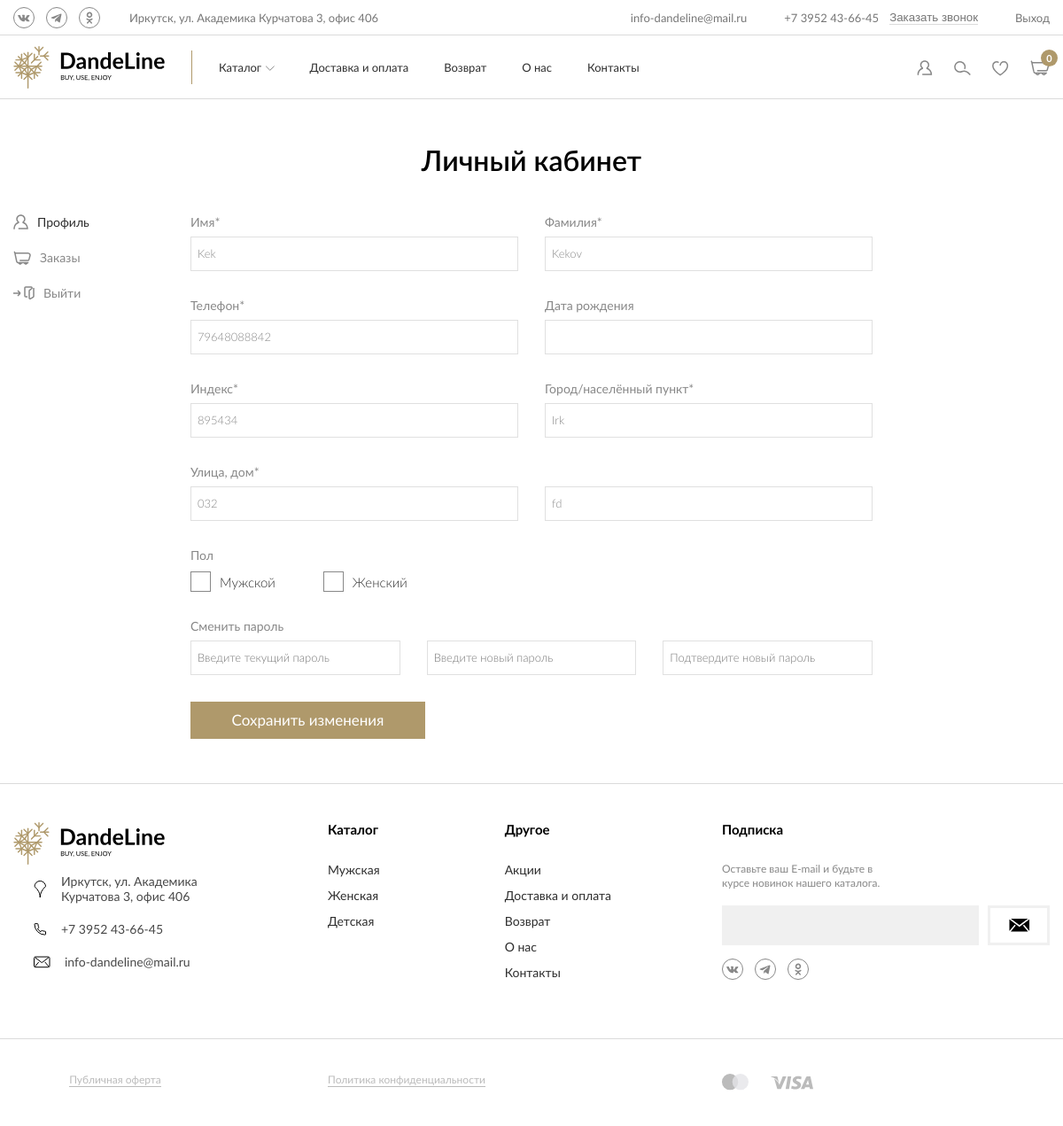
The page /my-account/edit/ (signed in) on the database its author committed.
### users/models.py (models this page shows, shortened)
class User(AbstractUser):
    class Gender(models.TextChoices):
        MALE = ("male", "Мужской")
        FEMALE = ("female", "Женский")
    objects = UserManager()
    USERNAME_FIELD = "phone"
    REQUIRED_FIELDS: list[str] = []
    username = None
    first_name = models.CharField(max_length=150, null=True, blank=True)
    last_name = models.CharField(max_length=150, null=True, blank=True)
    phone = models.CharField(max_length=50, unique=True)
    birthdate = models.DateField(null=True, blank=True)
    zip_code = models.CharField(max_length=50, null=True, blank=True)
    city = models.CharField(max_length=100, null=True, blank=True)
    address1 = models.CharField(max_length=100, null=True, blank=True)
    address2 = models.CharField(max_length=100, null=True, blank=True)
    gender = models.CharField(max_length=20, choices=Gender.choices, null=True, blank=True)

### users/views.py (the view, shortened to what this page needs)
# urls.py: path("edit/", views.user_edit, name="edit"),
@login_required
def user_edit(request: HttpRequest) -> HttpRequest:
    if request.method == "GET":
        form = EditForm(instance=request.user)
    return render(request, "users/edit.html", {
        "section": "profile",
        "form": form,
    })

### marketing/forms.py
class ContactForm(forms.ModelForm, FormCleanMixin):
    class Meta:
        model: type[Model] = Contact
        fields: Sequence[str] = ("name", "phone")
        widgets: dict[str, type[forms.Widget] | forms.Widget] = {
            "name": forms.TextInput(attrs={
                "class": "input__field",
                "placeholder": "Имя",
            }),
            "phone": forms.TextInput(attrs={
                "class": "input__field",
                "type": "tel",
                "placeholder": "Телефон",
                "data-phone-field": "",
            }),
        }

### cart/context_processors.py (called while the page is built)
def cart(request: HttpRequest) -> dict[str, Any]:
    cart = Cart(request)
    return {
        "cart": cart,
    }

### cart/services/cart.py (called while the page is built)
    @property
    def total_price(self) -> Decimal:
        return sum(item["total_price"] for item in self)

    def __iter__(self) -> dict[str, Any]:
        for variation_id in self.cart:
            item: dict[str, Any] = self.get_item(int(variation_id))
            yield item

    def __len__(self) -> int:
        return sum(item["quantity"] for item in self.cart.values())

### catalog/context_processors.py (called while the page is built)
def categories(_: HttpRequest) -> dict[str, Any]:
    return {
        "categories": Category.objects.all(),
    }

### marketing/context_processors.py (called while the page is built)
def contact_form(_: HttpRequest) -> dict[str, Any]:
    contact_form = ContactForm(auto_id=False)
    return {
        "contact_form": contact_form,
    }

### users/templates/users/edit.html (shortened to what this page needs)
{% extends 'base.html' %}
{% block heading %}
    Личный кабинет
{% endblock %}
{% block sidebar %}
    {% include 'users/_sidebar.html' with section=section %}
{% endblock %}
{% block content %}
    <form class="account-form" action="{% url 'users:edit' %}" method="POST">
        <div class="account-form__inputs account-form__inputs--2-cols">
            <label class="input input--1 account-form__input">
                <div class="input__label">
                    {{ form.first_name.label }}*
                </div>
                {{ form.first_name }}
            </label>
            <label class="input input--1 account-form__input">
                <div class="input__label">
                    {{ form.last_name.label }}*
                </div>
                {{ form.last_name }}
            </label>
            <label class="input input--1 account-form__input">
                <div class="input__label">
                    {{ form.phone.label }}*
                </div>
                {{ form.phone }}
            </label>
            <label class="input input--1 account-form__input">
                <div class="input__label">
                    {{ form.birthdate.label }}
                </div>
                {{ form.birthdate }}
            </label>
            <label class="input input--1 account-form__input">
                <div class="input__label">
                    {{ form.zip_code.label }}*
                </div>
                {{ form.zip_code }}
            </label>
            <label class="input input--1 account-form__input">
                <div class="input__label">
                    {{ form.city.label }}*
                </div>
                {{ form.city }}
            </label>
            <label class="input input--1 account-form__input">
                <div class="input__label">
                    {{ form.address1.label }}*
                </div>
                {{ form.address1 }}
            </label>
            <label class="input input--1 account-form__input">
                <div class="input__label">
                </div>
                {{ form.address2 }}
            </label>
        </div>
        <div class="options account-form__options">
            <div class="options__title">
                {{ form.gender.label }}
            </div>
            <div class="options__list">
                {% for choice in form.gender.field.choices %}
                    {% if choice.0 %}
                        <label class="option option--2 account-form__option">
                            <span class="option__field">
                            </span>
                            <span class="option__text">
                                {{ choice.1 }}
                            </span>
                        </label>
                    {% endif %}
                {% endfor %}
            </div>
        </div>
        <div class="account-form__inputs account-form__inputs--3-cols">
            <label class="input input--1 account-form__input">
                <div class="input__label">
                    {{ form.current_password.label }}
                </div>
                {{ form.current_password }}
            </label>
            <label class="input input--1 account-form__input">
                <div class="input__label">
                </div>
                {{ form.password1 }}
            </label>
            <label class="input input--1 account-form__input">
                <div class="input__label">
                </div>
                {{ form.password2 }}
            </label>
        </div>
        <button class="btn btn--gold account-form__btn" type="submit">
            Сохранить изменения
        </button>
    </form>
{% endblock %}

### rows shown on the page
User: first_name "Kek", last_name "Kekov", phone "79648088842", zip_code "895434", city "Irk", address1 "032", address2 "fd"

### other values the page prints
{{ cart|length }} "0"
{{ choice.1 }} "Мужской" "Женский"
